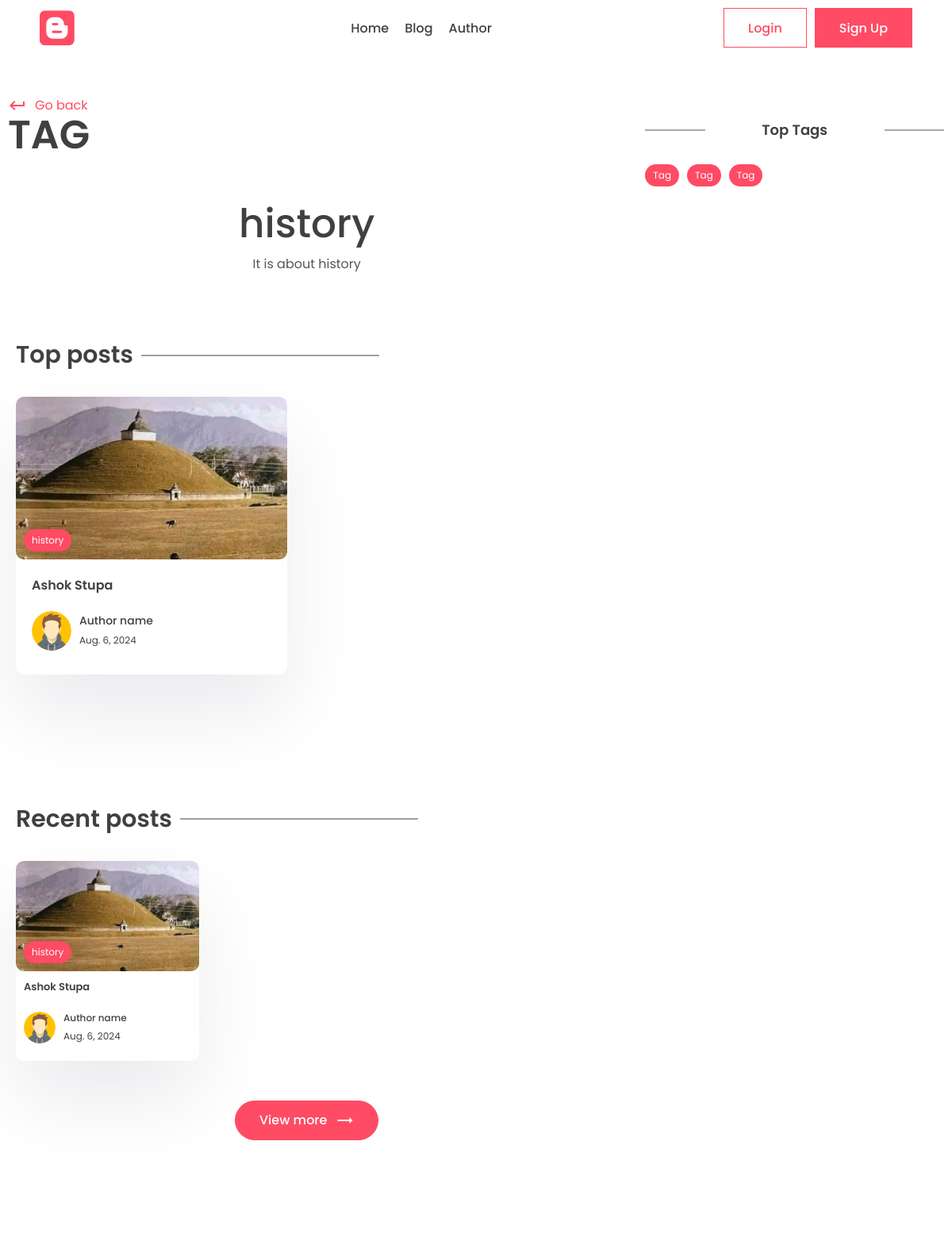
Before: /tag/history (upper part) with the older database file.
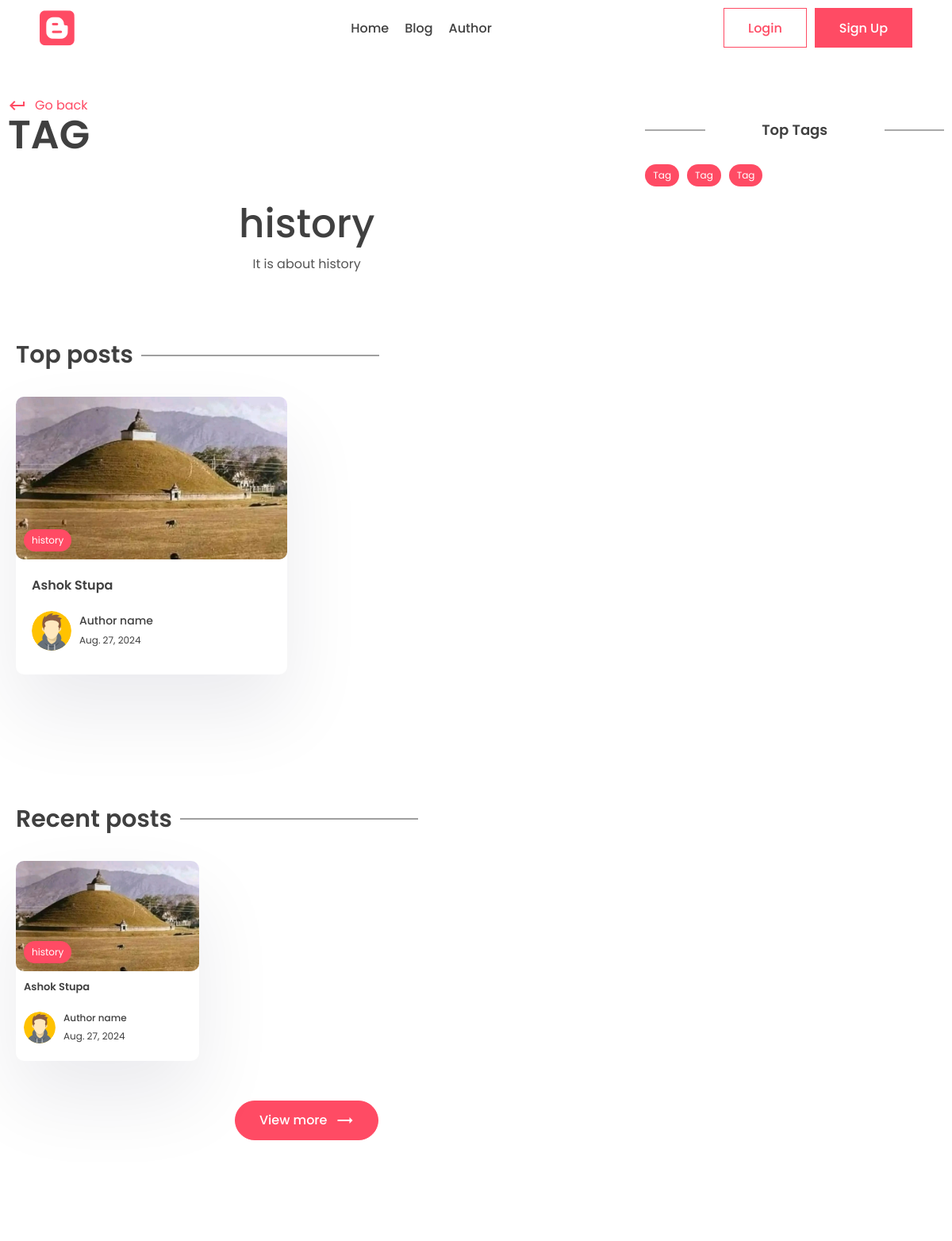
After: the same page with the newer database file.
### app/models.py (models this page shows, shortened)
class Post(models.Model):
    title = models.CharField(max_length=200)
    content = models.TextField()
    last_updated = models.DateTimeField(auto_now=True)
    slug = models.SlugField(max_length=200, unique=True)
    image = models.ImageField(null=True, blank=True, upload_to="images/")
    tags = models.ManyToManyField(Tag, blank=True, related_name='post')
    view_count = models.IntegerField(null=True, blank=True)
    author = models.ForeignKey(User, on_delete=models.CASCADE, null=True, blank=True)

class Tag(models.Model):
    name = models.CharField(max_length=100)
    description = models.CharField(max_length=100)
    slug = models.SlugField(max_length=100, unique=True)

### app/views.py (the view)
# urls.py: path('tag/<slug:slug>', views.tag_page, name='tag_page'),
def tag_page(request, slug):
    tag = Tag.objects.get(slug=slug)
    top_posts = Post.objects.filter(tags__in=[tag.id]).order_by('-view_count')[0:2]
    recent_posts = Post.objects.filter(tags__in=[tag.id]).order_by('-last_updated')[0:3]
    tags = Tag.objects.all()
    context = { 'tag':tag, 'top_posts':top_posts, 'recent_posts':recent_posts, 'tags':tags }
    return render(request, 'app/tag.html', context)

### app/templates/app/tag.html (shortened to what this page needs)
{% extends "base.html" %}
{% block content %}
<div class="container">
  <div class="layout">
    <div class="left">
      <div class="page-top">
        <div class="top flex">
          <div class="page-name">
            <a href="#" class="learn">
              <span class="material-icons"> keyboard_return </span> Go
              back
            </a>
            <h1>Tag</h1>
          </div>
        </div>
      </div>
      <center>
        <div class="typo">
          <h1 class="title">{{tag.name}}</h1>
          <p>
            {{tag.description}}
          </p>
        </div>
      </center>
      <section class="sp">
        <div class="container">
          <h1 class="sec-title">Top posts</h1>
          <div class="grid-2 blog">
            {% for post in top_posts %}
            <a href="{% url "post_page" post.slug %}">
              <div class="card">
                <div class="post-img">
                  <img src="{{post.image.url}}" alt="" />
                  <div class="tag">{{post.tags.all.0.name}}</div>
                </div>
                <div class="card-content">
                  <h3>
                    {{post.title}}
                  </h3>
                  <div class="author">
                    <div class="profile-pic">
                      <img src="../images/author.svg" alt="" />
                    </div>
                    <div class="details">
                      <p>Author name</p>
                      <small>{{post.last_updated|date }}</small>
                    </div>
                  </div>
                </div>
              </div>
            </a>
            {% endfor %}
          </div>
        </div>
      </section>
      <section class="sp">
        <div class="container">
          <h1 class="sec-title">Recent posts</h1>
          <div class="grid-3 blog-grid">
            {% for post in recent_posts %}
            <a href="{% url "post_page" post.id %}">
              <div class="card">
                <div class="post-img">
                  <img src="{{post.image.url}}" alt="" />
                  <div class="tag">{{tag.name}}</div>
                </div>
                <div class="card-content">
                  <h3>
                    {{post.title}}
                  </h3>
                  <div class="author">
                    <div class="profile-pic">
                      <img src="../images/author.svg" alt="" />
                    </div>
                    <div class="details">
                      <p>Author name</p>
                      <small>{{post.last_updated|date}}</small>
                    </div>
                  </div>
                </div>
              </div>
            </a>
            {% endfor %}
          </div>
          <center>
            <button class="btn btn-primary rounded view">
              View more
              <span class="material-icons"> trending_flat </span>
            </button>
          </center>
        </div>
      </section>
    </div>
    <div class="right">
      <div class="block">
        <h2 class="title2">Top Tags</h2>
        <div class="blog-tags">
            {% for tag in tags %}
            <a href="{% url "tag_page" tag.slug %}" class="tag">Tag</a>
            {% endfor %}
        </div>
      </div>
    </div>
  </div>
</div>
{% endblock content %}

Changed rows visible on the page:
changed Post "Ashok Stupa": last_updated "Aug. 6, 2024" → "Aug. 27, 2024"
